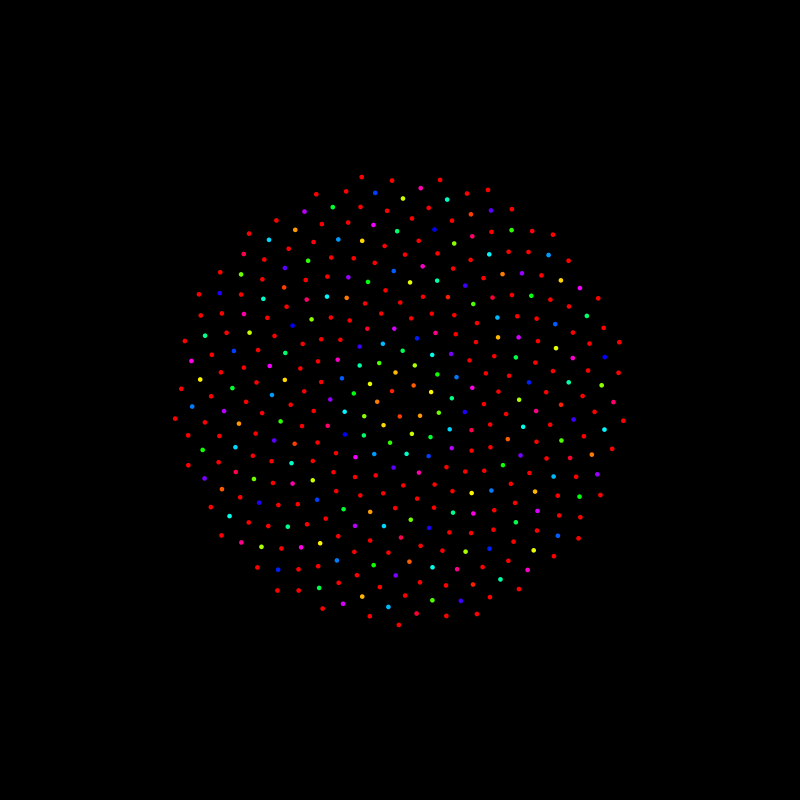
Frame 1 (no input)
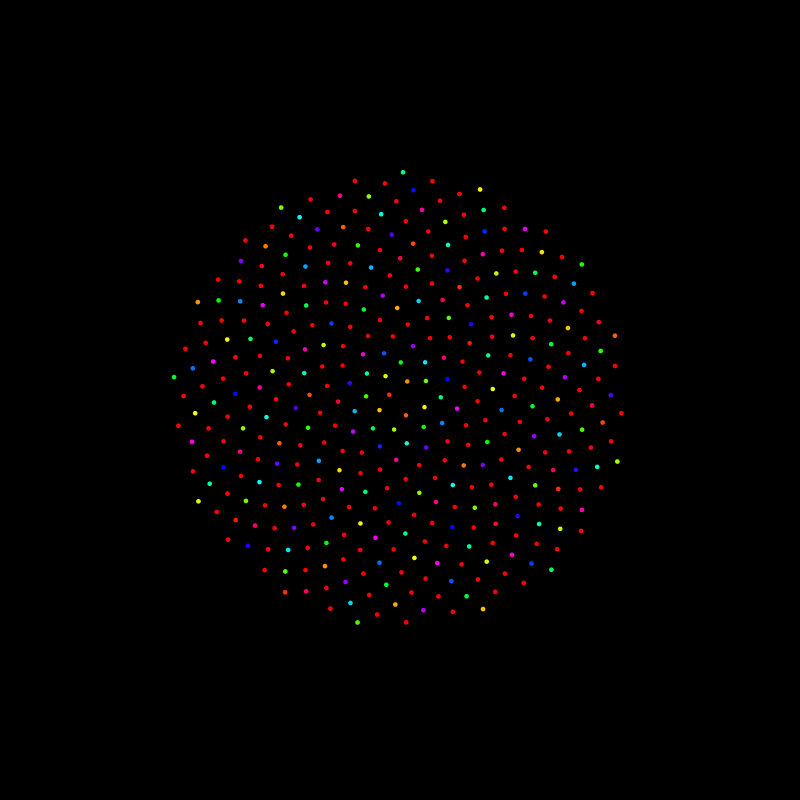
Frame 60 (the mouse pressed at the canvas centre just before this capture)
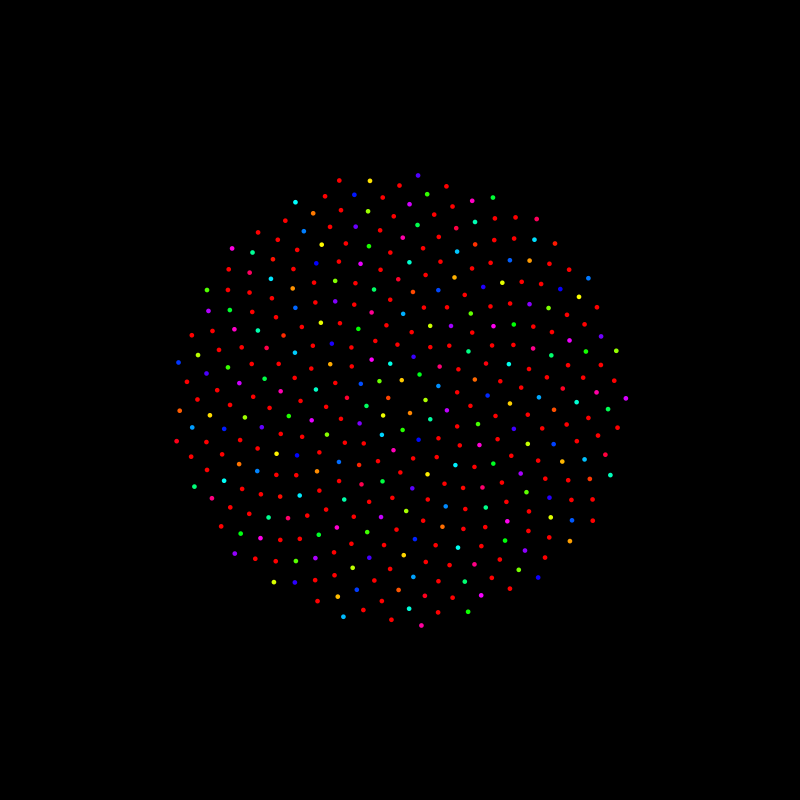
Frame 120 (the mouse held since frame 60 and released just before this capture)

The Processing sketch that drew these frames (run headless with seeded random() and noise(); from frame 60 on, the mouse is pressed at the canvas centre):

// Processing sketch: processing_177250
// ── processing_177250.pde

int nbr_circles = 388;
  float deviation = 1/200.0;
  
  float phi = (sqrt(5)-1)/2 - 1;            // golden ratio
  float golden_angle = phi * TWO_PI;        // golden angle
  
  void setup()
  {
    size(800,800);
    smooth();
    colorMode(HSB, 0.5);
    frameRate(12);
  }
  
  void draw()
  {
    background(0,0,0);
  
    fill(155);
    noStroke();
    
    float lg_rad = width * .90;
    float lg_area = sq(lg_rad) * PI;
    
    float mean_area = lg_area / nbr_circles;
    
    float min_area = mean_area * (0.1-deviation);
    float max_area = mean_area * (0.1+deviation);
    
    float cum_area = 50;
    
    float fudge = .20;
    
    float cx = width/2;
    float cy = height/2;
  
    float hue_incr = frameCount * .0001 + .01;
    float angle_offset = frameCount * .1;
    
    for (int i = 1; i <= nbr_circles; ++i) {
  
      float angle = i*golden_angle + angle_offset;
    
      float ratio = i / (float) nbr_circles;
      float sm_area = min_area + ratio * (max_area - min_area);
  
  
      float sm_dia = 2 * sqrt( sm_area / PI );
      float adj_sm_dia = sm_dia * fudge;
    
      cum_area += sm_area;
    
      float spiral_rad = sqrt( cum_area / PI );
    
      float x = cx + cos(angle) * spiral_rad;
      float y = cy + sin(angle) * spiral_rad;
  
      float hue = hue_incr*i;
      hue -= Math.floor(hue);
      fill(hue, .8, 1);
      
      ellipse(x, y, adj_sm_dia, adj_sm_dia);
    }
  }
  // END
